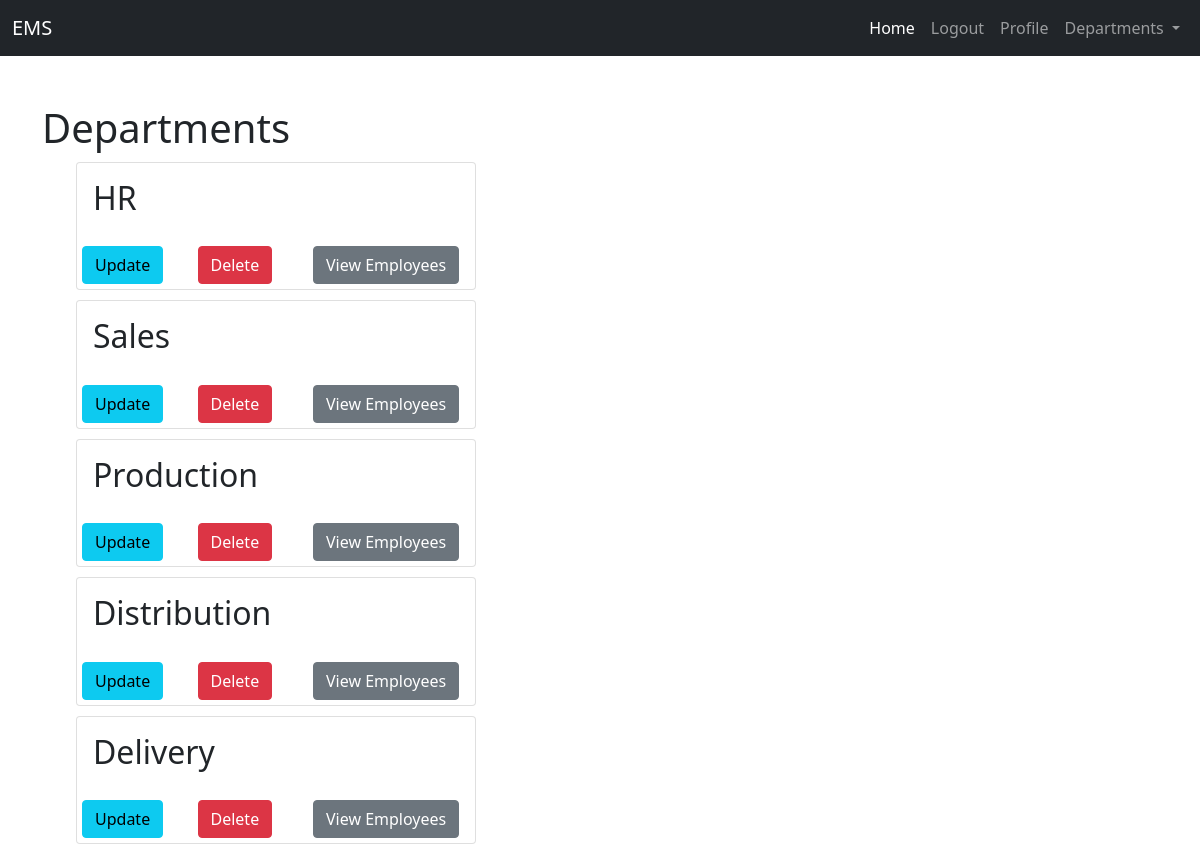
Page /ems/departments/ (signed in) on the earlier database version.
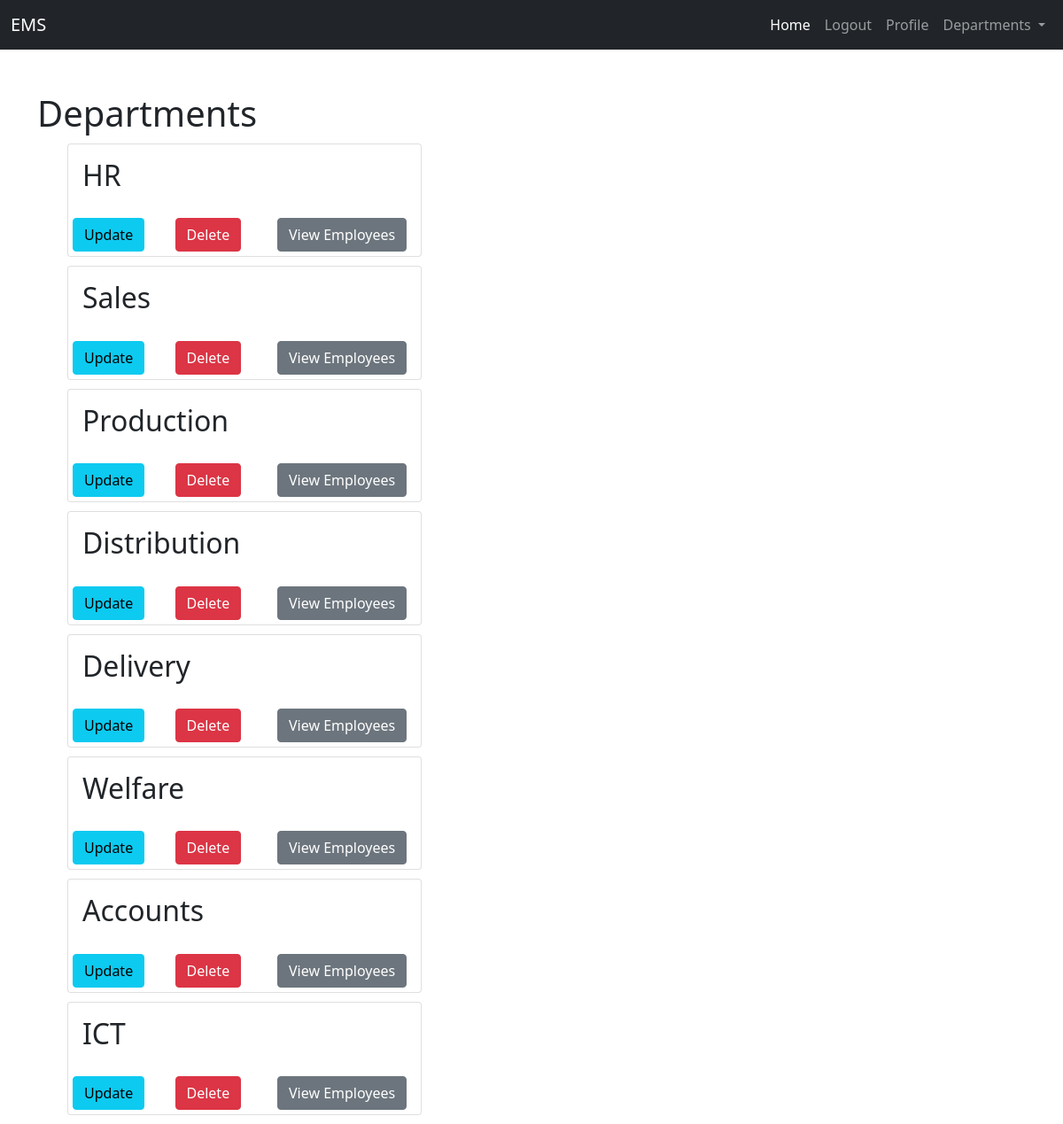
Same page on the later database version.
### ems_app/models.py (models this page shows, shortened)
class Department(models.Model):
    department_name = models.CharField(max_length=200)

### ems_app/views.py (the view)
# urls.py: path('departments/', ems_app_views.DepartmentListView.as_view(), name='departments'),
class DepartmentListView(LoginRequiredMixin, ListView):
    model = Department
    template_name = 'ems_app/department.html'
    context_object_name = 'departments'

### ems_app/templates/ems_app/department.html
{% extends "ems_app/base.html" %}
{% block content %}
<h1>Departments</h1>
<div class="container">
    {% for department in departments %}
        <div class="card" style="width: 25rem; margin: 10px;">
            <div class="card-body">
                <h2>{{department.department_name}}</h2>
            </div>
            <div class="row justify-content-left">
                <div class="col-md-3" style="margin: 5px;">
                    <a type="button" class="btn btn-info" href="{% url 'department-update' department.pk %}">Update</a>
                </div>
                <div class="col-md-3" style="margin: 5px;" >
                    <a type="button" class="btn btn-danger" href="{% url 'department-delete' department.pk %}">Delete</a>
                </div>
                <div class="col-md-5" style="margin: 5px;" >
                    <a type="button" class="btn btn-secondary" href="{% url 'department-employees' department.pk %}">View Employees</a>
                </div>
            </div>
        </div>
    {% endfor %}
</div>
{% endblock content %}

Differences in the rows shown:
added Department: department_name "Welfare"
added Department: department_name "Accounts"
added Department: department_name "ICT"
